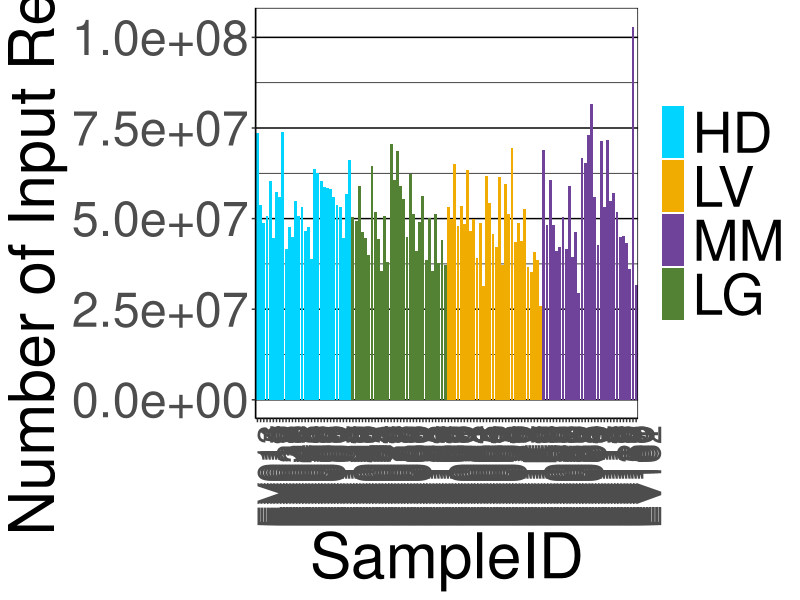
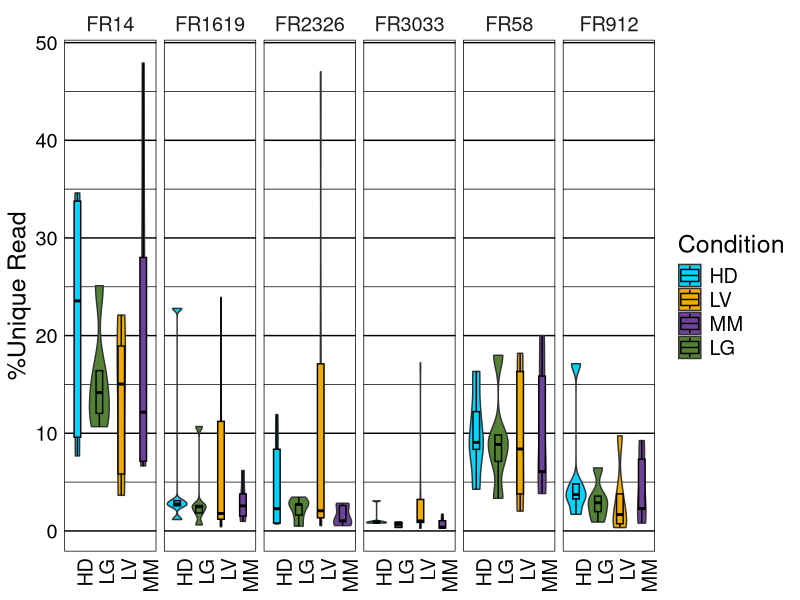
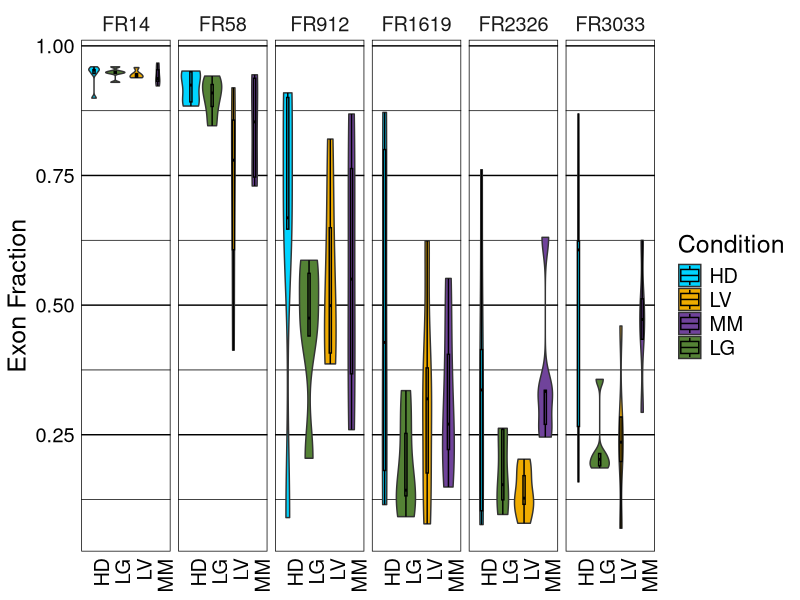
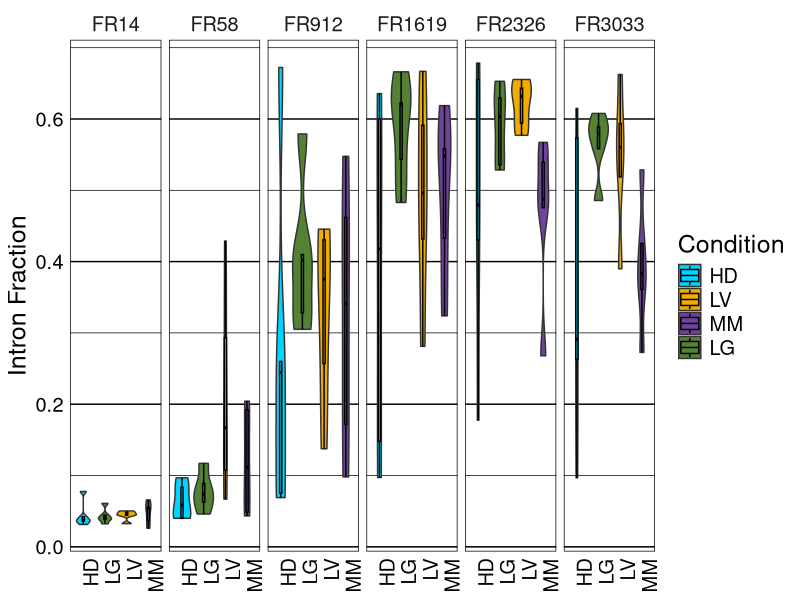

These figures' R source, in order:
# Figure 2B Mean Input Table 
# Figure 2D number of input reads
# Supp Figure 5A, 5B, and 5C %unique reads, exon fraction, and intron fraction 

# load libraries
library(ggplot2)
library(RColorBrewer)
library(reshape2)
library(dplyr)
library(data.table)
library(tidyverse)
library(scales)

setwd("E:/4. EV-RNA/4. EV-RNA/4. Code/2023-07-23 FINAL/")

coverage <- read.table("Files/read_distribution/NOVO20200421AK_read_coverage.txt", header = TRUE, stringsAsFactors = FALSE, sep = "\t",
                       check.names = FALSE)
star <- read.table("Files/read_distribution/NOVO20200421AK_star_filter.txt", header = TRUE, stringsAsFactors = FALSE, sep = "\t",
                   check.names = FALSE)
md <- read.table("Files/metadata_20200421.txt", header = TRUE, stringsAsFactors = FALSE, sep = "\t",
                 check.names = FALSE)
cols <- read.delim("Files/colors.txt", stringsAsFactors = F)
unique <- read.table("Files/read_distribution/unique_reads_unmapped_reads.txt", header = TRUE, stringsAsFactors = FALSE, sep = "\t",
                     check.names = FALSE)

# Filter out precancer
md <- filter(md, Condition == "HD" | Condition == "LG" | Condition == "LV" | Condition == "MM")
rownames(md) <- md$SampleID

# keep only relevant SampleID in your count table
filtered <- coverage
rownames(filtered) <- filtered$Sample

# keep only relevant SampleID in your count table
keep <- rownames(filtered)[rownames(filtered) %in% rownames(md)]
filtered_hd <- filtered[keep,]  # no log2 counts
coverage <- filtered_hd

# Add type and fraction information
coverage$Condition <- md$Condition
coverage$Fraction <- md$Fraction

cover_order <- coverage %>%
  gather(types, value, 2:4)

# Factor with a specific order
cover_order$types <- as.character(cover_order$types)
cover_order$types <- factor(cover_order$types, levels=c("Intron", "Intergenic", "Exon"))
cover_order$Fraction <- factor(cover_order$Fraction, levels=c("FR14", "FR58", "FR912", "FR1619", "FR2326", "FR3033"))

dodge <- position_dodge(width = 0.6)
blank_theme <- theme_minimal()+
  theme(
    axis.title.x = element_blank(),
    panel.border = element_rect(colour = "black", fill=NA),
    text = element_text(color='black', size=18),
    panel.grid.major.y = element_line(colour = "black"),
    panel.grid.minor.y = element_line(colour = "black"),
    panel.grid.major.x = element_blank(),
    panel.grid.minor.x = element_blank(),
    axis.ticks = element_blank(),
    axis.text.x=element_text(angle=90, hjust=1, colour="black"),
    axis.text.y=element_text(colour="black"),
    plot.title=element_text(size=18, face="bold", hjust = 0.5)
  )

# Violin plot for intergenic, exon and intron separately
##only intergenic 
cover_order_inter <- cover_order %>%
  filter(types == "Intergenic")

p1 <- ggplot(cover_order_inter, aes(x=Condition, y=value, fill=Condition)) +
  geom_violin() +
  geom_boxplot(width=.3, outlier.colour=NA, position= dodge, color="black") +
  blank_theme +
  scale_fill_manual(breaks=cols$Group,
                    values=cols$Colour) +
  ylab("Intergenic Fraction") +
  facet_grid(.~Fraction) 

##only intron
cover_order_intron <- cover_order %>%
  filter(types == "Intron")

p2 <- ggplot(cover_order_intron, aes(x=Condition, y=value, fill=Condition)) +
  geom_violin()+
  geom_boxplot(width=.1, outlier.colour=NA, position= dodge, color="black")+
  blank_theme +
  scale_fill_manual(breaks=cols$Group,
                    values=cols$Colour) +
  ylab("Intron Fraction") +
  facet_grid(.~Fraction)

# Get mean, min, and maximum of intron fraction
mean(cover_order_intron$value)
min(cover_order_intron$value)
max(cover_order_intron$value)
# Get mean, min, and maximum of intergenic fraction
mean(cover_order_inter$value)
min(cover_order_inter$value)
max(cover_order_inter$value)

##only Exon
cover_order_exon <- cover_order %>%
  filter(types == "Exon")

p3 <- ggplot(cover_order_exon, aes(x=Condition, y=value, fill=Condition)) +
  geom_violin()+
  geom_boxplot(width=.1, outlier.colour=NA, position= dodge, color="black")+
  blank_theme +
  scale_fill_manual(breaks=cols$Group,
                    values=cols$Colour) +
  ylab("Exon Fraction") +
  facet_grid(.~Fraction)

test <- cover_order_exon %>%
  group_by(Fraction) %>%
  summarise(mean_exon = mean(value))

# Get mean, min, and maximum of intron fraction
mean(cover_order_exon$value)
min(cover_order_exon$value)
max(cover_order_exon$value)

# STAR number of input reads
star.df <- star
rownames(star.df) <- star.df$SampleID

# keep only relevant SampleID in your star table
keep <- rownames(star.df)[rownames(star.df) %in% rownames(md)]
star.df <- star.df[keep,]  # no log2 counts

star.df$Condition <- md$Condition
star.df$Fraction <- md$Fraction

# Arrange in the order of types (HD --> MM)
star.df$Condition <- factor(star.df$Condition, levels=c("HD", "LG", "LV", "MM"))
star_tidy <- star.df %>%
  arrange(Condition)

## Tidying data
star_uni_percent <- star_tidy %>%
  gather(type, value, 2:4) %>%
  filter(type=="%UniqueReads")

star_tidy$SampleID <- factor(star_tidy$SampleID, levels = star_tidy$SampleID)


p4 <- ggplot(star_tidy, aes(x=SampleID, y=InputRead, fill=Condition)) +
  geom_bar(stat = "identity") +
  ylab("Number of Input Reads") +
  scale_fill_manual(breaks=cols$Group,
                    values=cols$Colour) +
  theme(plot.margin = unit(c(0.2,0.2,0.2,0.2),"cm"),
        axis.text.x=element_text(angle = 90, size = 25),
        panel.border = element_rect(colour = "black", fill=NA),
        axis.text.y=element_text(size=35),
        axis.title.y=element_text(size=45),
        axis.title.x=element_text(size=45),
        legend.title=element_blank(),
        legend.text=element_text(size=40),
        panel.grid.major.y = element_line(colour = "black"),
        panel.grid.minor.y = element_line(colour = "black"),
        panel.grid.major.x = element_blank(),
        panel.grid.minor.x = element_blank(),
        panel.background = element_blank(),
        axis.line = element_line(colour = "black"))

test2 <- star_tidy %>%
  group_by(Fraction) %>%
  summarise(mean_percentunique = mean(`%UniqueReads`))

# Get mean, min, and maxium of input / unique reads
mean(star_tidy$InputRead)
min(star_tidy$InputRead)
max(star_tidy$InputRead)
mean(star_tidy$UniqueRead)
min(star_tidy$UniqueRead)
max(star_tidy$UniqueRead)




p5 <- ggplot(star_uni_percent, aes(x=Condition, y=value, fill=Condition)) +
  geom_violin() +
  geom_boxplot(width=.3, outlier.colour=NA, position= dodge, color="black") +
  ylab("%Unique Read") +
  blank_theme +
  scale_fill_manual(breaks=cols$Group,
                    values=cols$Colour) +
  facet_grid(.~Fraction)


pdf("Figures/Figure_2D_Input_Reads.pdf", width = 40, height = 10)
print(p4)
dev.off()


pdf("Figures/Supp_Figure_5A_percent_unique_reads.pdf", width =9, height = 3)
print(p5)
dev.off()


pdf("Figures/Supp_Figure_5B_Exon_Fraction.pdf", width =9, height = 3)
print(p3)
dev.off()


pdf("Figures/Supp_Figure_5C_Intron_Fraction.pdf", width =9, height = 3)
print(p2)
dev.off()

# Intergenic
#pdf("Figures/Supp_Figure_3D_Intergenic_Fraction.pdf", width =9, height = 4)
#print(p1)
#dev.off()
